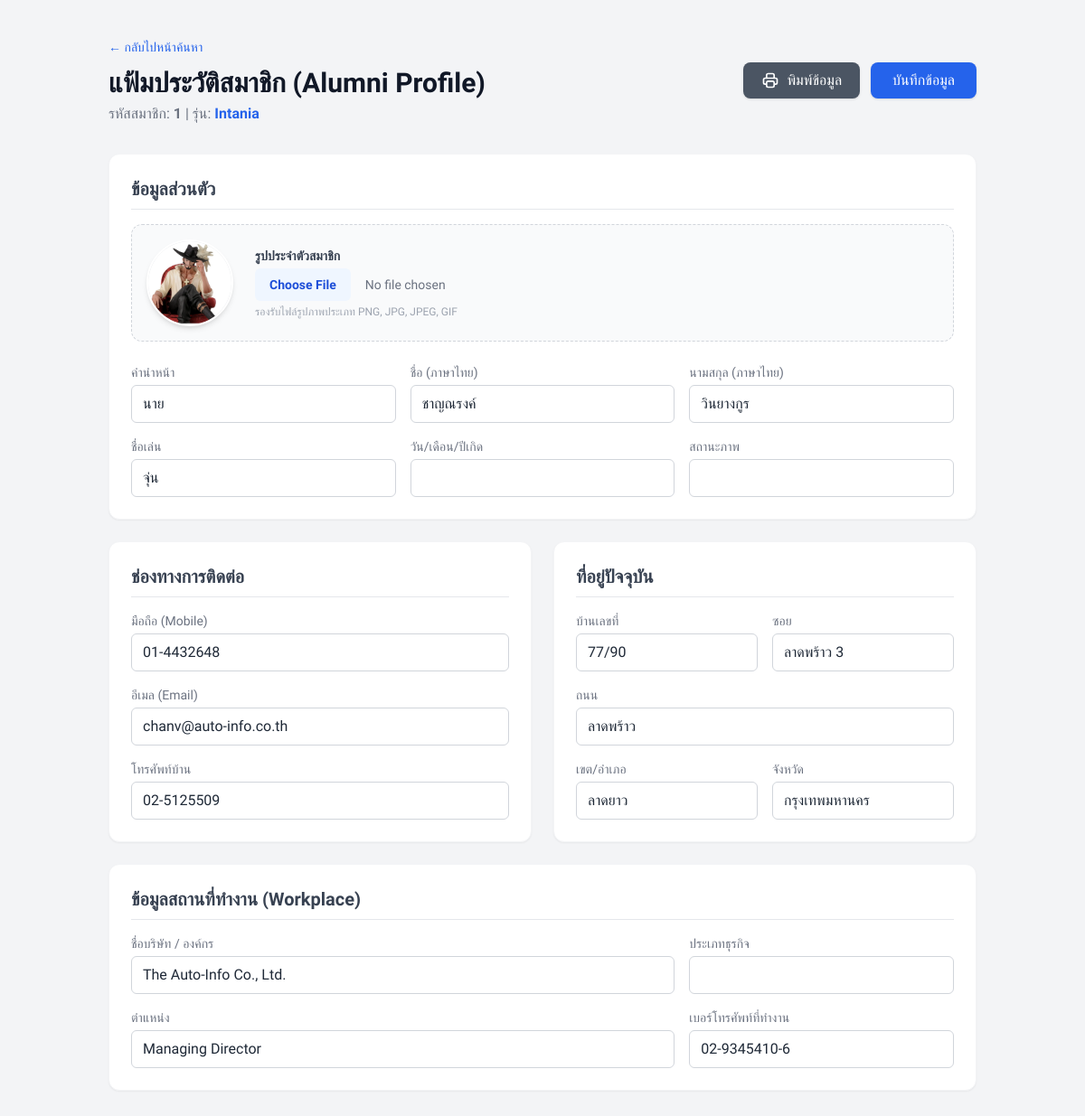
/profile/1 (signed in), run on the app's committed database.
### tables this page shows
CREATE TABLE Members (
        CuCode TEXT PRIMARY KEY,
        Ref_ID TEXT,
        Picture TEXT,
        Year TEXT,
        MAJOR TEXT,
        Grp TEXT,
        CLASS TEXT,
        TITLE_T TEXT,
        NAME_T TEXT,
        SNAME_T TEXT,
        TITLE_E TEXT,
        NAME_E TEXT,
        SNAME_E TEXT,
        NINAME TEXT,
        BIRTHDAY TEXT,
        bd TEXT,
        bm TEXT,
        "by" TEXT, -- ใช้เครื่องหมายคำพูดครอบเนื่องจาก by เป็นคำสงวนใน SQL
        STATUS TEXT
    );

CREATE TABLE Contacts (
        CuCode TEXT PRIMARY KEY,
        Email TEXT,
        Website TEXT,
        Mobile TEXT,
        Htel TEXT,
        Hfax TEXT,
        Otel TEXT,
        Ofax TEXT,
        FOREIGN KEY(CuCode) REFERENCES Members(CuCode)
    );

CREATE TABLE Addresses (
        CuCode TEXT PRIMARY KEY,
        Hno TEXT,
        Hmoo TEXT,
        Hbuilding TEXT,
        Hsoi TEXT,
        Hroad TEXT,
        Hdistrict TEXT,
        Hamp TEXT,
        Hprv TEXT,
        Hzip TEXT,
        FOREIGN KEY(CuCode) REFERENCES Members(CuCode)
    );

CREATE TABLE Workplaces (
        CuCode TEXT PRIMARY KEY,
        Company TEXT,
        POSITION TEXT,
        Ono TEXT,
        Omoo TEXT,
        Obuilding TEXT,
        Osoi TEXT,
        Oroad TEXT,
        Odistrict TEXT,
        Oamp TEXT,
        Oprv TEXT,
        Ozip TEXT,
        Business TEXT,
        JobType TEXT,
        Job TEXT,
        FOREIGN KEY(CuCode) REFERENCES Members(CuCode)
    );

### app.py (the view, shortened to what this page needs)
@app.route('/profile/<cucode>', methods=['GET', 'POST'])
def profile(cucode):
    conn = get_db_connection()
    try:
        member = conn.execute('''
            SELECT M.CuCode, M.CLASS, M.TITLE_T, M.NAME_T, M.SNAME_T, M.NINAME, M.BIRTHDAY, M.STATUS, M.Picture,
                   C.Email, C.Mobile, C.Htel, C.Otel, A.Hno, A.Hsoi, A.Hroad, A.Hdistrict, A.Hprv, A.Hzip,
                   W.Company, W.POSITION, W.Business
            FROM Members M
            LEFT JOIN Contacts C ON M.CuCode = C.CuCode
            LEFT JOIN Addresses A ON M.CuCode = A.CuCode
            LEFT JOIN Workplaces W ON M.CuCode = W.CuCode
            WHERE M.CuCode = ?
        ''', (cucode,)).fetchone()
    finally:
        conn.close()
    if member is None: return "ไม่พบข้อมูลสมาชิก", 404
    show_success = request.args.get('success') == '1'
    return render_template('profile.html', member=member, show_success=show_success)

### app.py (called while the page is built)
def get_db_connection():
    conn = sqlite3.connect(DB_PATH, timeout=10.0)
    conn.row_factory = sqlite3.Row
    return conn

@app.before_request
def require_login():
    allowed_routes = ['login', 'static']
    if request.endpoint and request.endpoint not in allowed_routes:
        if 'username' not in session:
            return redirect(url_for('login'))

### templates/profile.html (shortened to what this page needs)
<!DOCTYPE html>
<html lang="th">
<head>
    <script src="https://cdn.tailwindcss.com"></script>
</head>
<body class="text-gray-800">
    <div class="max-w-5xl mx-auto py-10 px-4 sm:px-6 lg:px-8">
        <form method="POST" action="/profile/{{ member['CuCode'] }}" enctype="multipart/form-data" class="space-y-6">
            <div class="flex justify-between items-center mb-8">
                <div>
                    <a href="/" class="inline-flex items-center text-sm text-blue-600 hover:text-blue-800 font-medium mb-3">
                        &larr; กลับไปหน้าค้นหา
                    </a>
                    <h1 class="text-3xl font-bold text-gray-900">แฟ้มประวัติสมาชิก (Alumni Profile)</h1>
                    <p class="text-gray-500 mt-1">รหัสสมาชิก: <span class="font-semibold">{{ member['CuCode'] }}</span> | รุ่น: <span class="font-semibold text-blue-600">Intania {{ member['CLASS'] }}</span></p>
                </div>
                <div class="flex items-center gap-3">
                    <button type="button" onclick="window.print()" class="bg-gray-600 hover:bg-gray-700 text-white px-5 py-2 rounded-lg shadow transition-colors font-medium flex items-center gap-2">
                        พิมพ์ข้อมูล
                    </button>
                    <button type="submit" class="bg-blue-600 hover:bg-blue-700 text-white px-6 py-2 rounded-lg shadow transition-colors font-medium">
                        บันทึกข้อมูล
                    </button>
                </div>
            </div>
            <div class="bg-white p-6 rounded-xl shadow-sm border border-gray-100">
                <h2 class="text-xl font-semibold mb-4 text-gray-700 border-b pb-2">ข้อมูลส่วนตัว</h2>
                <div class="flex flex-col sm:flex-row items-center gap-6 bg-gray-50 p-4 rounded-xl border border-dashed border-gray-300 mb-6">
                    <div class="w-24 h-24 bg-gray-200 rounded-full overflow-hidden flex items-center justify-center border-2 border-white shadow-md shrink-0">
                        {% if member['Picture'] and '.' in member['Picture'] %}
                        <img src="{{ url_for('static', filename='uploads/' + member['Picture']) }}" class="w-full h-full object-cover">
                        {% else %}
                        <svg class="w-12 h-12 text-gray-400" fill="none" stroke="currentColor" viewBox="0 0 24 24">
                            <path stroke-linecap="round" stroke-linejoin="round" stroke-width="2" d="M16 7a4 4 0 11-8 0 4 4 0 018 0zM12 14a7 7 0 00-7 7h14a7 7 0 00-7-7z"></path>
                        </svg>
                        {% endif %}
                    </div>
                    <div class="text-center sm:text-left">
                        <label class="block text-sm font-semibold text-gray-700 mb-1">รูปประจำตัวสมาชิก</label>
                        <input type="file" name="picture_file" accept="image/*" class="text-sm text-gray-500 file:mr-4 file:py-2 file:px-4 file:rounded-md file:border-0 file:text-sm file:font-semibold file:bg-blue-50 file:text-blue-700 hover:file:bg-blue-100 cursor-pointer">
                        <p class="text-xs text-gray-400 mt-1">รองรับไฟล์รูปภาพประเภท PNG, JPG, JPEG, GIF</p>
                    </div>
                </div>
                <div class="grid grid-cols-1 md:grid-cols-3 gap-4">
                    <div>
                        <label class="block text-sm text-gray-500 mb-1">คำนำหน้า</label>
                        <input type="text" name="TITLE_T" value="{{ member['TITLE_T'] }}" class="w-full border border-gray-300 rounded-md px-3 py-2 focus:ring-2 focus:ring-blue-500 outline-none">
                    </div>
                    <div>
                        <label class="block text-sm text-gray-500 mb-1">ชื่อ (ภาษาไทย)</label>
                        <input type="text" name="NAME_T" value="{{ member['NAME_T'] }}" class="w-full border border-gray-300 rounded-md px-3 py-2 focus:ring-2 focus:ring-blue-500 outline-none">
                    </div>
                    <div>
                        <label class="block text-sm text-gray-500 mb-1">นามสกุล (ภาษาไทย)</label>
                        <input type="text" name="SNAME_T" value="{{ member['SNAME_T'] }}" class="w-full border border-gray-300 rounded-md px-3 py-2 focus:ring-2 focus:ring-blue-500 outline-none">
                    </div>
                    <div>
                        <label class="block text-sm text-gray-500 mb-1">ชื่อเล่น</label>
                        <input type="text" name="NINAME" value="{{ member['NINAME'] }}" class="w-full border border-gray-300 rounded-md px-3 py-2 outline-none">
                    </div>
                    <div>
                        <label class="block text-sm text-gray-500 mb-1">วัน/เดือน/ปีเกิด</label>
                        <input type="text" name="BIRTHDAY" value="{{ member['BIRTHDAY'] }}" class="w-full border border-gray-300 rounded-md px-3 py-2 outline-none">
                    </div>
                    <div>
                        <label class="block text-sm text-gray-500 mb-1">สถานะภาพ</label>
                        <input type="text" name="STATUS" value="{{ member['STATUS'] }}" class="w-full border border-gray-300 rounded-md px-3 py-2 outline-none">
                    </div>
                </div>
            </div>
            <div class="grid grid-cols-1 md:grid-cols-2 gap-6">
                <div class="bg-white p-6 rounded-xl shadow-sm border border-gray-100">
                    <h2 class="text-xl font-semibold mb-4 text-gray-700 border-b pb-2">ช่องทางการติดต่อ</h2>
                    <div class="space-y-4">
                        <div>
                            <label class="block text-sm text-gray-500 mb-1">มือถือ (Mobile)</label>
                            <input type="text" name="Mobile" value="{{ member['Mobile'] }}" class="w-full border border-gray-300 rounded-md px-3 py-2 outline-none">
                        </div>
                        <div>
                            <label class="block text-sm text-gray-500 mb-1">อีเมล (Email)</label>
                            <input type="email" name="Email" value="{{ member['Email'] }}" class="w-full border border-gray-300 rounded-md px-3 py-2 outline-none">
                        </div>
                        <div>
                            <label class="block text-sm text-gray-500 mb-1">โทรศัพท์บ้าน</label>
                            <input type="text" name="Htel" value="{{ member['Htel'] }}" class="w-full border border-gray-300 rounded-md px-3 py-2 outline-none">
                        </div>
                    </div>
                </div>
                <div class="bg-white p-6 rounded-xl shadow-sm border border-gray-100">
                    <h2 class="text-xl font-semibold mb-4 text-gray-700 border-b pb-2">ที่อยู่ปัจจุบัน</h2>
                    <div class="grid grid-cols-2 gap-4">
                        <div>
                            <label class="block text-sm text-gray-500 mb-1">บ้านเลขที่</label>
                            <input type="text" name="Hno" value="{{ member['Hno'] }}" class="w-full border border-gray-300 rounded-md px-3 py-2 outline-none">
                        </div>
                        <div>
                            <label class="block text-sm text-gray-500 mb-1">ซอย</label>
                            <input type="text" name="Hsoi" value="{{ member['Hsoi'] }}" class="w-full border border-gray-300 rounded-md px-3 py-2 outline-none">
                        </div>
                        <div class="col-span-2">
                            <label class="block text-sm text-gray-500 mb-1">ถนน</label>
                            <input type="text" name="Hroad" value="{{ member['Hroad'] }}" class="w-full border border-gray-300 rounded-md px-3 py-2 outline-none">
                        </div>
                        <div>
                            <label class="block text-sm text-gray-500 mb-1">เขต/อำเภอ</label>
                            <input type="text" name="Hdistrict" value="{{ member['Hdistrict'] }}" class="w-full border border-gray-300 rounded-md px-3 py-2 outline-none">
                        </div>
                        <div>
                            <label class="block text-sm text-gray-500 mb-1">จังหวัด</label>
                            <input type="text" name="Hprv" value="{{ member['Hprv'] }}" class="w-full border border-gray-300 rounded-md px-3 py-2 outline-none">
                        </div>
                    </div>
                </div>
            </div>
            <div class="bg-white p-6 rounded-xl shadow-sm border border-gray-100">
                <h2 class="text-xl font-semibold mb-4 text-gray-700 border-b pb-2">ข้อมูลสถานที่ทำงาน (Workplace)</h2>
                <div class="grid grid-cols-1 md:grid-cols-3 gap-4">
                    <div class="md:col-span-2">
                        <label class="block text-sm text-gray-500 mb-1">ชื่อบริษัท / องค์กร</label>
                        <input type="text" name="Company" value="{{ member['Company'] }}" class="w-full border border-gray-300 rounded-md px-3 py-2 outline-none">
                    </div>
                    <div>
                        <label class="block text-sm text-gray-500 mb-1">ประเภทธุรกิจ</label>
                        <input type="text" name="Business" value="{{ member['Business'] }}" class="w-full border border-gray-300 rounded-md px-3 py-2 outline-none">
                    </div>
                    <div class="md:col-span-2">
                        <label class="block text-sm text-gray-500 mb-1">ตำแหน่ง</label>
                        <input type="text" name="POSITION" value="{{ member['POSITION'] }}" class="w-full border border-gray-300 rounded-md px-3 py-2 outline-none">
                    </div>
                    <div>
                        <label class="block text-sm text-gray-500 mb-1">เบอร์โทรศัพท์ที่ทำงาน</label>
                        <input type="text" name="Otel" value="{{ member['Otel'] }}" class="w-full border border-gray-300 rounded-md px-3 py-2 outline-none">
                    </div>
                </div>
            </div>
        </form>
    </div>
</body>
</html>

### templates/profile.html (style rules this page uses)
body { font-family: 'Prompt', sans-serif; background-color: #f3f4f6; }

### data on the page
Members: CuCode "1", Picture (picture), TITLE_T "นาย", NAME_T "ชาญณรงค์", SNAME_T "วินยางกูร", NINAME "จุ่น"
Contacts: Mobile "01-4432648", Email "chanv@auto-info.co.th", Htel "02-5125509", Otel "02-9345410-6"
Addresses: Hno "77/90", Hsoi "ลาดพร้าว 3", Hroad "ลาดพร้าว", Hdistrict "ลาดยาว", Hprv "กรุงเทพมหานคร"
Workplaces: Company "The Auto-Info Co., Ltd.", POSITION "Managing Director"
